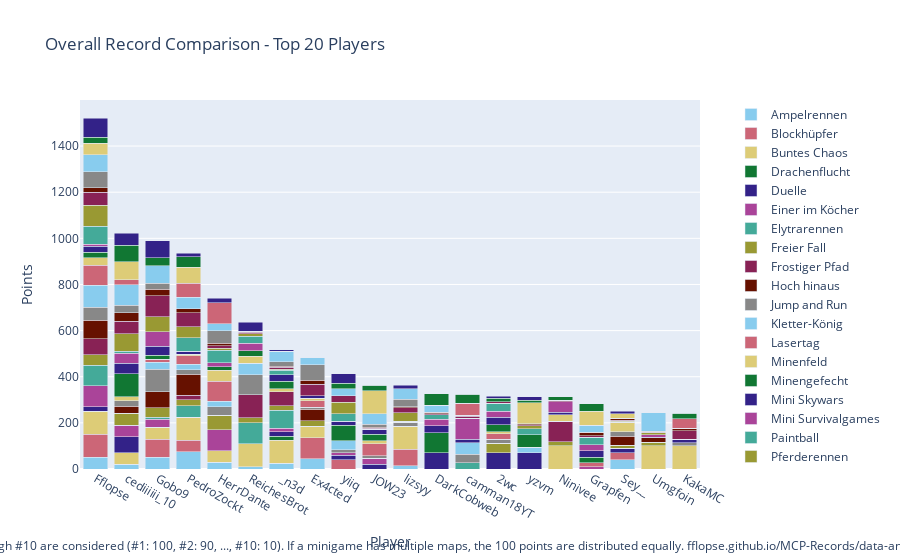

Notebook code cell kept with this figure:
### Code cell
import plotly.graph_objects as go

# Sum all columns to get the total score
outDf['Total'] = outDf.sum(axis=1)

# Sort by total score and fill N/A values with 0
outDf = outDf.sort_values(by='Total', ascending=False).fillna(0)

# Crop to top 10 players
cropDf = outDf.head(20).copy()

# Drop the 'Total' column for plotting
cropDf = cropDf.drop(columns=['Total'])

# Create a color palette
color_palette = px.colors.qualitative.Safe

# Create the stacked bar plot
fig = go.Figure()

for column in cropDf.columns.difference(['Player']):
    fig.add_trace(go.Bar(
        x=cropDf.index,
        y=cropDf[column],
        name=column,
        marker_color=color_palette[len(fig.data) % len(color_palette)]
    ))

# Update layout
fig.update_layout(
    barmode='stack',
    title='Overall Record Comparison - Top 20 Players',
    xaxis=dict(title='Player'),
    yaxis=dict(title='Points'),
    #height=800,
    #width=1000,
    legend=dict(
        x=1.05,
        y=0.5,
        traceorder='normal',
        font=dict(size=12),
        bgcolor='rgba(255, 255, 255, 0)',
        bordercolor='rgba(0, 0, 0, 0)'
    ),
    margin=dict(r=200),  # Adjust right margin to make room for the legend
    annotations=[
        dict(
            x=0.5,
            y=-0.235,
            xref='paper',
            yref='paper',
            text='Max 100 points per minigame. Records #1 through #10 are considered (#1: 100, #2: 90, ..., #10: 10). If a minigame has multiple maps, the 100 points are distributed equally. fflopse.github.io/MCP-Records/data-analysis/global-ranking.ipynb',
            showarrow=False,
            font=dict(size=12),
            xanchor='center'
        )
    ]
)

fig.show()

# save the plot as an html file

fig.write_html('out/overall_record_comparison.html')

### Figure 1 — Plotly figure (JSON) as saved in the notebook; plotly's stock layout.template omitted (floating-point values rounded to 4 significant figures)
{"data": [{"marker": {"color": "rgb(136, 204, 238)"}, "name": "Ampelrennen", "type": "bar", "x": ["Fflopse", "cediiiiii_10", "Gobo9", "PedroZockt", "HerrDante", "ReichesBrot", "_n3d", "Ex4cted", "yiiq", "JOW23", "lizsyy", "DarkCobweb", "camman18YT", "2wc", "yzvm", "Ninivee", "Grapfen", "Sey__", "Umgfoin", "KakaMC"], "y": [50, 20, 50, 75, 30, 10, 25, 45, 0, 0, 15, 0, 0, 0, 0, 0, 0, 40, 0, 0]}, {"marker": {"color": "rgb(204, 102, 119)"}, "name": "Blockhüpfer", "type": "bar", "x": ["Fflopse", "cediiiiii_10", "Gobo9", "PedroZockt", "HerrDante", "ReichesBrot", "_n3d", "Ex4cted", "yiiq", "JOW23", "lizsyy", "DarkCobweb", "camman18YT", "2wc", "yzvm", "Ninivee", "Grapfen", "Sey__", "Umgfoin", "KakaMC"], "y": [100, 0, 80, 50, 0, 0, 0, 90, 40, 0, 70, 0, 0, 0, 0, 0, 0, 30, 0, 0]}, {"marker": {"color": "rgb(221, 204, 119)"}, "name": "Buntes Chaos", "type": "bar", "x": ["Fflopse", "cediiiiii_10", "Gobo9", "PedroZockt", "HerrDante", "ReichesBrot", "_n3d", "Ex4cted", "yiiq", "JOW23", "lizsyy", "DarkCobweb", "camman18YT", "2wc", "yzvm", "Ninivee", "Grapfen", "Sey__", "Umgfoin", "KakaMC"], "y": [100, 50, 50, 100, 50, 100, 100, 50, 0, 0, 100, 0, 0, 0, 0, 100, 0, 0, 100, 100]}, {"marker": {"color": "rgb(17, 119, 51)"}, "name": "Drachenflucht", "type": "bar", "x": ["Fflopse", "cediiiiii_10", "Gobo9", "PedroZockt", "HerrDante", "ReichesBrot", "_n3d", "Ex4cted", "yiiq", "JOW23", "lizsyy", "DarkCobweb", "camman18YT", "2wc", "yzvm", "Ninivee", "Grapfen", "Sey__", "Umgfoin", "KakaMC"], "y": [0, 0, 0, 0, 0, 0, 16, 0, 0, 0, 0, 0, 0, 0, 0, 0, 0, 0, 0, 0]}, {"marker": {"color": "rgb(51, 34, 136)"}, "name": "Duelle", "type": "bar", "x": ["Fflopse", "cediiiiii_10", "Gobo9", "PedroZockt", "HerrDante", "ReichesBrot", "_n3d", "Ex4cted", "yiiq", "JOW23", "lizsyy", "DarkCobweb", "camman18YT", "2wc", "yzvm", "Ninivee", "Grapfen", "Sey__", "Umgfoin", "KakaMC"], "y": [20, 70, 0, 0, 0, 0, 20, 0, 20, 20, 0, 70, 0, 70, 70, 0, 0, 20, 0, 0]}, {"marker": {"color": "rgb(170, 68, 153)"}, "name": "Einer im Köcher", "type": "bar", "x": ["Fflopse", "cediiiiii_10", "Gobo9", "PedroZockt", "HerrDante", "ReichesBrot", "_n3d", "Ex4cted", "yiiq", "JOW23", "lizsyy", "DarkCobweb", "camman18YT", "2wc", "yzvm", "Ninivee", "Grapfen", "Sey__", "Umgfoin", "KakaMC"], "y": [90, 50, 36.67, 0, 90, 0, 16.67, 0, 10, 26.67, 0, 0, 0, 0, 0, 0, 10, 0, 0, 0]}, {"marker": {"color": "rgb(68, 170, 153)"}, "name": "Elytrarennen", "type": "bar", "x": ["Fflopse", "cediiiiii_10", "Gobo9", "PedroZockt", "HerrDante", "ReichesBrot", "_n3d", "Ex4cted", "yiiq", "JOW23", "lizsyy", "DarkCobweb", "camman18YT", "2wc", "yzvm", "Ninivee", "Grapfen", "Sey__", "Umgfoin", "KakaMC"], "y": [90, 0, 6.667, 50, 0, 90, 76.67, 0, 0, 0, 0, 0, 26.67, 0, 0, 0, 0, 0, 0, 0]}, {"marker": {"color": "rgb(153, 153, 51)"}, "name": "Freier Fall", "type": "bar", "x": ["Fflopse", "cediiiiii_10", "Gobo9", "PedroZockt", "HerrDante", "ReichesBrot", "_n3d", "Ex4cted", "yiiq", "JOW23", "lizsyy", "DarkCobweb", "camman18YT", "2wc", "yzvm", "Ninivee", "Grapfen", "Sey__", "Umgfoin", "KakaMC"], "y": [45, 52.5, 42.5, 25, 62.5, 22.5, 20, 25, 0, 0, 0, 0, 0, 42.5, 0, 17.5, 0, 12.5, 15, 0]}, {"marker": {"color": "rgb(136, 34, 85)"}, "name": "Frostiger Pfad", "type": "bar", "x": ["Fflopse", "cediiiiii_10", "Gobo9", "PedroZockt", "HerrDante", "ReichesBrot", "_n3d", "Ex4cted", "yiiq", "JOW23", "lizsyy", "DarkCobweb", "camman18YT", "2wc", "yzvm", "Ninivee", "Grapfen", "Sey__", "Umgfoin", "KakaMC"], "y": [70, 0, 0, 20, 0, 100, 60, 0, 0, 0, 0, 0, 0, 0, 0, 90, 0, 0, 0, 0]}, {"marker": {"color": "rgb(102, 17, 0)"}, "name": "Hoch hinaus", "type": "bar", "x": ["Fflopse", "cediiiiii_10", "Gobo9", "PedroZockt", "HerrDante", "ReichesBrot", "_n3d", "Ex4cted", "yiiq", "JOW23", "lizsyy", "DarkCobweb", "camman18YT", "2wc", "yzvm", "Ninivee", "Grapfen", "Sey__", "Umgfoin", "KakaMC"], "y": [80, 30, 70, 90, 0, 0, 0, 50, 0, 0, 0, 0, 0, 0, 0, 0, 0, 40, 20, 0]}, {"marker": {"color": "rgb(136, 136, 136)"}, "name": "Jump and Run", "type": "bar", "x": ["Fflopse", "cediiiiii_10", "Gobo9", "PedroZockt", "HerrDante", "ReichesBrot", "_n3d", "Ex4cted", "yiiq", "JOW23", "lizsyy", "DarkCobweb", "camman18YT", "2wc", "yzvm", "Ninivee", "Grapfen", "Sey__", "Umgfoin", "KakaMC"], "y": [56.67, 23.33, 96.67, 20, 36.67, 86.67, 0, 6.667, 13.33, 10, 16.67, 0, 36.67, 16.67, 0, 0, 0, 20, 0, 13.33]}, {"marker": {"color": "rgb(136, 204, 238)"}, "name": "Kletter-König", "type": "bar", "x": ["Fflopse", "cediiiiii_10", "Gobo9", "PedroZockt", "HerrDante", "ReichesBrot", "_n3d", "Ex4cted", "yiiq", "JOW23", "lizsyy", "DarkCobweb", "camman18YT", "2wc", "yzvm", "Ninivee", "Grapfen", "Sey__", "Umgfoin", "KakaMC"], "y": [95, 0, 30, 25, 25, 50, 0, 0, 40, 0, 0, 0, 50, 0, 25, 0, 0, 0, 0, 0]}, {"marker": {"color": "rgb(204, 102, 119)"}, "name": "Lasertag", "type": "bar", "x": ["Fflopse", "cediiiiii_10", "Gobo9", "PedroZockt", "HerrDante", "ReichesBrot", "_n3d", "Ex4cted", "yiiq", "JOW23", "lizsyy", "DarkCobweb", "camman18YT", "2wc", "yzvm", "Ninivee", "Grapfen", "Sey__", "Umgfoin", "KakaMC"], "y": [86.67, 0, 13.33, 36.67, 86.67, 0, 0, 30, 0, 53.33, 0, 0, 0, 23.33, 0, 0, 16.67, 0, 0, 0]}, {"marker": {"color": "rgb(221, 204, 119)"}, "name": "Minenfeld", "type": "bar", "x": ["Fflopse", "cediiiiii_10", "Gobo9", "PedroZockt", "HerrDante", "ReichesBrot", "_n3d", "Ex4cted", "yiiq", "JOW23", "lizsyy", "DarkCobweb", "camman18YT", "2wc", "yzvm", "Ninivee", "Grapfen", "Sey__", "Umgfoin", "KakaMC"], "y": [33.33, 16.67, 0, 6.667, 46.67, 30, 13.33, 10, 0, 13.33, 0, 0, 0, 10, 0, 26.67, 0, 40, 0, 0]}, {"marker": {"color": "rgb(17, 119, 51)"}, "name": "Minengefecht", "type": "bar", "x": ["Fflopse", "cediiiiii_10", "Gobo9", "PedroZockt", "HerrDante", "ReichesBrot", "_n3d", "Ex4cted", "yiiq", "JOW23", "lizsyy", "DarkCobweb", "camman18YT", "2wc", "yzvm", "Ninivee", "Grapfen", "Sey__", "Umgfoin", "KakaMC"], "y": [23.33, 100, 16.67, 0, 16.67, 23.33, 33.33, 0, 66.67, 26.67, 0, 86.67, 0, 30, 53.33, 0, 23.33, 0, 0, 0]}, {"marker": {"color": "rgb(51, 34, 136)"}, "name": "Mini Skywars", "type": "bar", "x": ["Fflopse", "cediiiiii_10", "Gobo9", "PedroZockt", "HerrDante", "ReichesBrot", "_n3d", "Ex4cted", "yiiq", "JOW23", "lizsyy", "DarkCobweb", "camman18YT", "2wc", "yzvm", "Ninivee", "Grapfen", "Sey__", "Umgfoin", "KakaMC"], "y": [25, 45, 40, 11.67, 0, 0, 26.67, 11.67, 16.67, 21.67, 5, 31.67, 16.67, 31.67, 0, 11.67, 28.33, 0, 3.333, 16.67]}, {"marker": {"color": "rgb(170, 68, 153)"}, "name": "Mini Survivalgames", "type": "bar", "x": ["Fflopse", "cediiiiii_10", "Gobo9", "PedroZockt", "HerrDante", "ReichesBrot", "_n3d", "Ex4cted", "yiiq", "JOW23", "lizsyy", "DarkCobweb", "camman18YT", "2wc", "yzvm", "Ninivee", "Grapfen", "Sey__", "Umgfoin", "KakaMC"], "y": [10, 43.33, 63.33, 0, 16.67, 33.33, 0, 0, 0, 0, 0, 26.67, 90, 26.67, 0, 46.67, 26.67, 0, 10, 0]}, {"marker": {"color": "rgb(68, 170, 153)"}, "name": "Paintball", "type": "bar", "x": ["Fflopse", "cediiiiii_10", "Gobo9", "PedroZockt", "HerrDante", "ReichesBrot", "_n3d", "Ex4cted", "yiiq", "JOW23", "lizsyy", "DarkCobweb", "camman18YT", "2wc", "yzvm", "Ninivee", "Grapfen", "Sey__", "Umgfoin", "KakaMC"], "y": [76.67, 10, 0, 60, 53.33, 30, 20, 0, 33.33, 0, 0, 20, 0, 33.33, 26.67, 0, 33.33, 0, 0, 0]}, {"marker": {"color": "rgb(153, 153, 51)"}, "name": "Pferderennen", "type": "bar", "x": ["Fflopse", "cediiiiii_10", "Gobo9", "PedroZockt", "HerrDante", "ReichesBrot", "_n3d", "Ex4cted", "yiiq", "JOW23", "lizsyy", "DarkCobweb", "camman18YT", "2wc", "yzvm", "Ninivee", "Grapfen", "Sey__", "Umgfoin", "KakaMC"], "y": [91.67, 75, 65, 46.67, 10, 10, 5, 0, 48.33, 0, 36.67, 0, 0, 0, 13.33, 0, 0, 5, 8.333, 0]}, {"marker": {"color": "rgb(136, 34, 85)"}, "name": "Replika", "type": "bar", "x": ["Fflopse", "cediiiiii_10", "Gobo9", "PedroZockt", "HerrDante", "ReichesBrot", "_n3d", "Ex4cted", "yiiq", "JOW23", "lizsyy", "DarkCobweb", "camman18YT", "2wc", "yzvm", "Ninivee", "Grapfen", "Sey__", "Umgfoin", "KakaMC"], "y": [56.41, 54.95, 90.87, 60.97, 10.87, 7.67, 7.67, 48.45, 30.19, 5.631, 22.33, 4.951, 8.058, 7.67, 3.107, 2.913, 4.854, 3.107, 2.913, 36.8]}, {"marker": {"color": "rgb(102, 17, 0)"}, "name": "Sammelwahn", "type": "bar", "x": ["Fflopse", "cediiiiii_10", "Gobo9", "PedroZockt", "HerrDante", "ReichesBrot", "_n3d", "Ex4cted", "yiiq", "JOW23", "lizsyy", "DarkCobweb", "camman18YT", "2wc", "yzvm", "Ninivee", "Grapfen", "Sey__", "Umgfoin", "KakaMC"], "y": [20.5, 36.25, 28.5, 17, 10.25, 3.5, 4.75, 17, 0, 4.25, 5, 7, 6, 0, 4.75, 2.25, 16.5, 8.75, 5, 10.75]}, {"marker": {"color": "rgb(136, 136, 136)"}, "name": "Schießstand", "type": "bar", "x": ["Fflopse", "cediiiiii_10", "Gobo9", "PedroZockt", "HerrDante", "ReichesBrot", "_n3d", "Ex4cted", "yiiq", "JOW23", "lizsyy", "DarkCobweb", "camman18YT", "2wc", "yzvm", "Ninivee", "Grapfen", "Sey__", "Umgfoin", "KakaMC"], "y": [67.5, 32.5, 25, 0, 55, 0, 20, 67.5, 0, 12.5, 32.5, 0, 0, 0, 0, 0, 0, 0, 0, 0]}, {"marker": {"color": "rgb(136, 204, 238)"}, "name": "Spleef", "type": "bar", "x": ["Fflopse", "cediiiiii_10", "Gobo9", "PedroZockt", "HerrDante", "ReichesBrot", "_n3d", "Ex4cted", "yiiq", "JOW23", "lizsyy", "DarkCobweb", "camman18YT", "2wc", "yzvm", "Ninivee", "Grapfen", "Sey__", "Umgfoin", "KakaMC"], "y": [75, 90, 75, 50, 30, 0, 45, 30, 30, 45, 45, 30, 0, 0, 0, 0, 30, 0, 80, 0]}, {"marker": {"color": "rgb(204, 102, 119)"}, "name": "Todeswürfel", "type": "bar", "x": ["Fflopse", "cediiiiii_10", "Gobo9", "PedroZockt", "HerrDante", "ReichesBrot", "_n3d", "Ex4cted", "yiiq", "JOW23", "lizsyy", "DarkCobweb", "camman18YT", "2wc", "yzvm", "Ninivee", "Grapfen", "Sey__", "Umgfoin", "KakaMC"], "y": [0, 20, 0, 60, 90, 0, 0, 0, 0, 0, 0, 0, 50, 0, 0, 0, 0, 0, 0, 40]}, {"marker": {"color": "rgb(221, 204, 119)"}, "name": "Waffenfolge", "type": "bar", "x": ["Fflopse", "cediiiiii_10", "Gobo9", "PedroZockt", "HerrDante", "ReichesBrot", "_n3d", "Ex4cted", "yiiq", "JOW23", "lizsyy", "DarkCobweb", "camman18YT", "2wc", "yzvm", "Ninivee", "Grapfen", "Sey__", "Umgfoin", "KakaMC"], "y": [50, 80, 0, 70, 0, 0, 0, 0, 0, 100, 0, 0, 0, 0, 90, 0, 60, 20, 0, 0]}, {"marker": {"color": "rgb(17, 119, 51)"}, "name": "Walls", "type": "bar", "x": ["Fflopse", "cediiiiii_10", "Gobo9", "PedroZockt", "HerrDante", "ReichesBrot", "_n3d", "Ex4cted", "yiiq", "JOW23", "lizsyy", "DarkCobweb", "camman18YT", "2wc", "yzvm", "Ninivee", "Grapfen", "Sey__", "Umgfoin", "KakaMC"], "y": [25, 70, 35, 45, 0, 0, 0, 0, 22.5, 25, 0, 50, 40, 15, 12.5, 15, 32.5, 0, 0, 25]}, {"marker": {"color": "rgb(51, 34, 136)"}, "name": "Wettrennen", "type": "bar", "x": ["Fflopse", "cediiiiii_10", "Gobo9", "PedroZockt", "HerrDante", "ReichesBrot", "_n3d", "Ex4cted", "yiiq", "JOW23", "lizsyy", "DarkCobweb", "camman18YT", "2wc", "yzvm", "Ninivee", "Grapfen", "Sey__", "Umgfoin", "KakaMC"], "y": [82, 52, 74, 16, 20, 40, 6, 0, 42, 0, 14, 0, 0, 8, 14, 0, 0, 10, 0, 0]}], "layout": {"annotations": [{"font": {"size": 12}, "showarrow": false, "text": "Max 100 points per minigame. Records #1 through #10 are considered (#1: 100, #2: 90, ..., #10: 10). If a minigame has multiple maps, the 100 points are distributed equally. fflopse.github.io/MCP-Records/data-analysis/global-ranking.ipynb", "x": 0.5, "xanchor": "center", "xref": "paper", "y": -0.235, "yref": "paper"}], "barmode": "stack", "legend": {"bgcolor": "rgba(255, 255, 255, 0)", "bordercolor": "rgba(0, 0, 0, 0)", "font": {"size": 12}, "traceorder": "normal", "x": 1.05, "y": 0.5}, "margin": {"r": 200}, "title": {"text": "Overall Record Comparison - Top 20 Players"}, "xaxis": {"title": {"text": "Player"}}, "yaxis": {"title": {"text": "Points"}}}}
